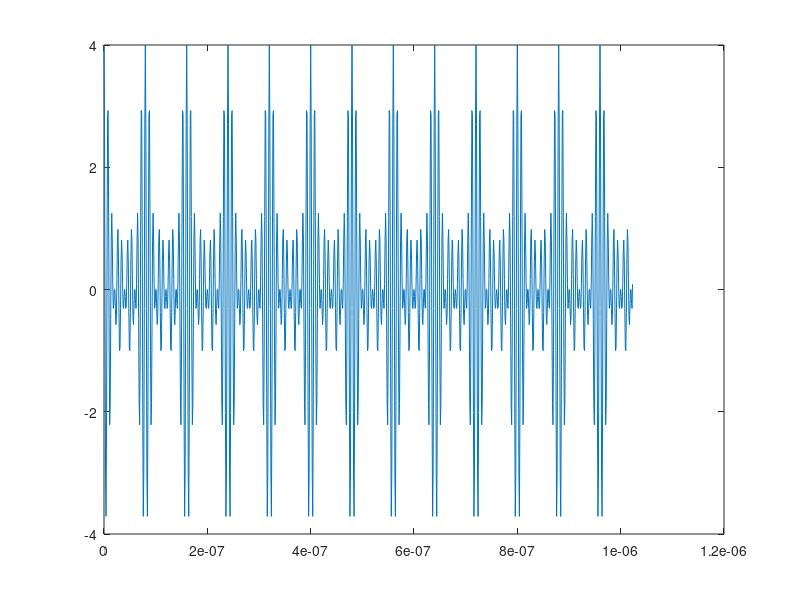
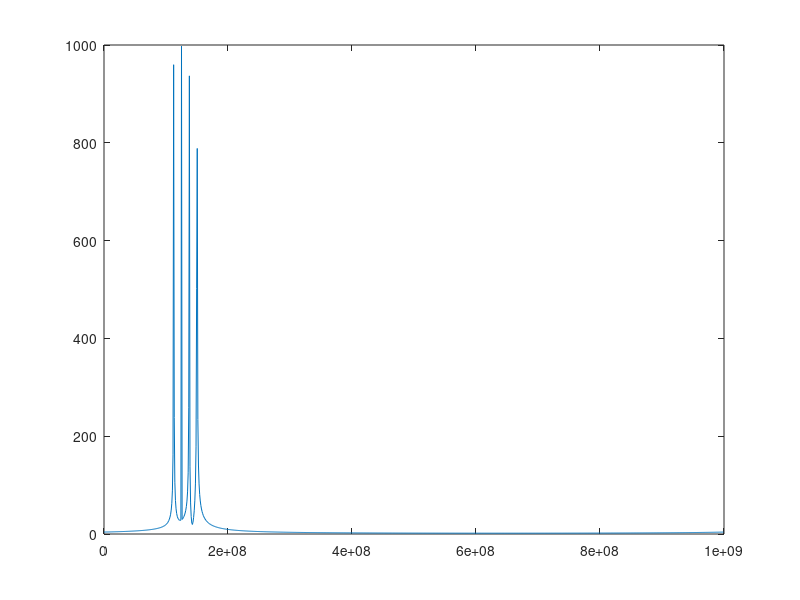
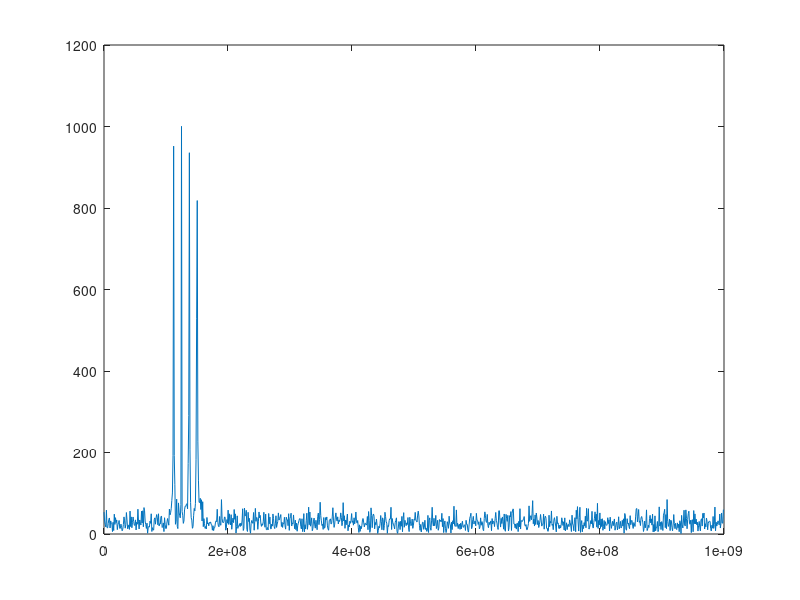

The MATLAB script that drew these images, in order:
clc; clear all; close all;
Fs = 1e9;
T = 1/Fs;
% N = 8192;
% N = 256;
N = 1024;
t = (0:N-1)*T;
Freq_offset = 100e6;
Noise_Jamming_BW = 50e6;
Freq_slice = 4;
pseudo_noise = 1/sqrt(2)*(randn(N,1) + 1j*randn(N,1));
% % phase_noise = randn(N,1);
phase_noise = zeros(N,1);

% figure
% plot(randn(200,1));

fc = 3e9;
% t = 0:0.8e-9:2e-6;
for ii = 1:Freq_slice
    for nn = 1:N
        % iq(ii,:) = 1/sqrt(2)*(randn(1,1) + 1j*randn(1,1))*exp(1j*2*pi*fc*t).*exp(1j*2*pi*((0.5e9/freq_slice)*ii + freq_offset)*t);
        iq(ii,nn) = exp(1j*2*pi*fc*t(nn))*exp(1j*2*pi*((Noise_Jamming_BW/Freq_slice)*ii + Freq_offset)*t(nn) + 2*pi*phase_noise(nn));
        % iq(ii,nn) = exp(1j*2*pi*fc*t(nn))*exp(1j*2*pi*((0.5e9/freq_slice)*ii + freq_offset)*t(nn) + 2*pi*randn);
    end
end
% for nn = 1:N
%     iq_n(:, nn) = iq(:, nn).*pseudo_noise(nn);
% end
for nn = 1:N
    iq_n(:, nn) = iq(:, nn).*pseudo_noise(nn);
end
% for nn = 1:N
%     iq_n(:, nn) = iq(:, nn).*pseudo_noise(nn);
% end
% iq01 = exp(1j*2*pi*fc*t).*exp(1j*2*pi*1e8*t);
% iq02 = exp(1j*2*pi*fc*t).*exp(1j*2*pi*2e8*t);
% iq03 = exp(1j*2*pi*fc*t).*exp(1j*2*pi*3e8*t);
% iq04 = exp(1j*2*pi*fc*t).*exp(1j*2*pi*4e8*t);
% iq05 = exp(1j*2*pi*fc*t).*exp(1j*2*pi*5e8*t);
% iq06 = exp(1j*2*pi*fc*t).*exp(1j*2*pi*6e8*t);
% iq07 = exp(1j*2*pi*fc*t).*exp(1j*2*pi*7e8*t);
% iq08 = exp(1j*2*pi*fc*t).*exp(1j*2*pi*8e8*t);
% iq09 = exp(1j*2*pi*fc*t).*exp(1j*2*pi*9e8*t);
% iq10 = exp(1j*2*pi*fc*t).*exp(1j*2*pi*10e8*t);
% x = iq01 + iq02 + iq03 + iq04 + iq05 + iq06 + iq07 + iq08 + iq09 + iq10;
x_s = sum(iq, 1);
% x_n = sum(iq_n, 1);
x_n = sum(iq, 1) + 1/sqrt(2)*(randn(1,N) + 1j*randn(1,N));
figure
% plot(t, real(iq1));
% hold on;
% plot(t, real(iq2));
% hold on;
% plot(t, real(iq3));
% hold on;
plot(t, real(x_s));


figure
y = fft(x_s);
plot(Fs/N*(0:N-1), abs(y));
figure
y_n = fft(x_n);
plot(Fs/N*(0:N-1), abs(y_n));